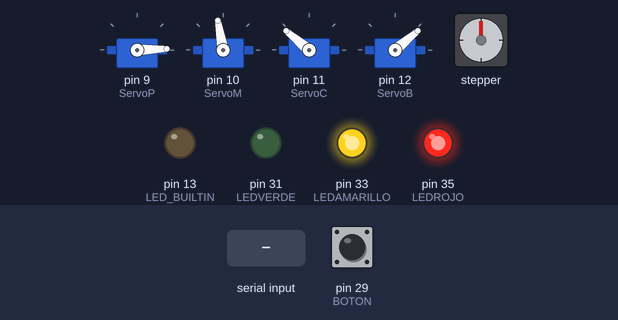
This sketch was run on a simulated Arduino Mega 2560, built with avr-gcc and run on an emulated ATmega2560. On the bench: 4 × servo, stepper motor, output pins drawn as LEDs (lit = HIGH). The test bench sets the inputs (shaded band); at power-on: pin 29 (BOTON) HIGH. Stepper angles assume 200 steps per turn.

Above: at 1.2 s.
1.3 s: pin 29 (BOTON) pulled LOW for 0.15 s
At 2.0 s:
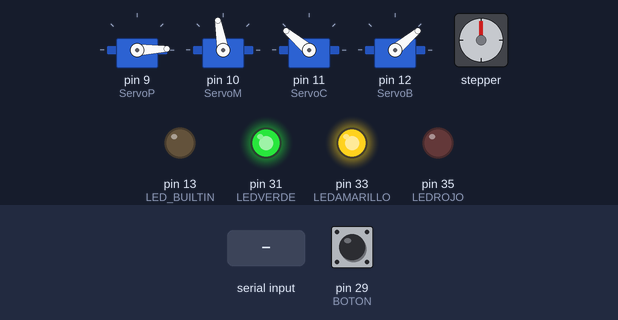
2.9 s: pin 29 (BOTON) pulled LOW for 1 s
At 4.4 s:
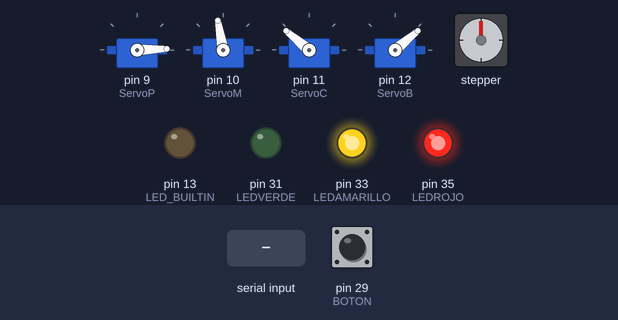
5.4 s: "I\n" received over Serial
At 6.7 s:
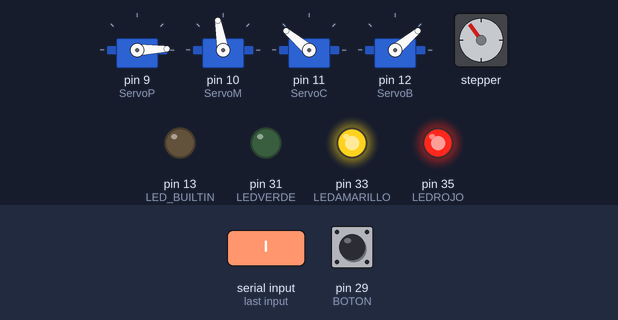
7.0 s: "S\n" received over Serial
At 7.7 s:
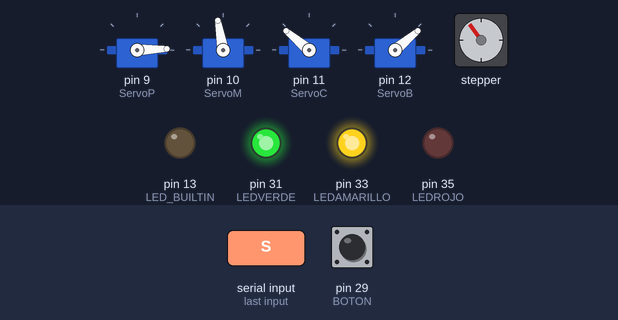
8.5 s: pin 29 (BOTON) pulled LOW for 3.2 s
At 12.8 s:
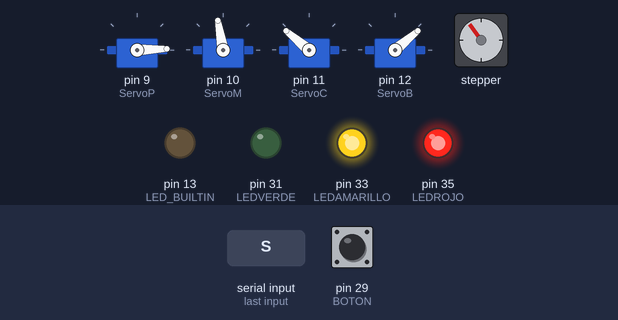
13.2 s: "D\n" received over Serial
At 14.0 s:
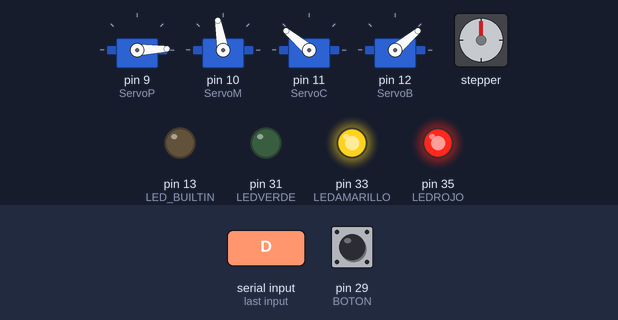
Timing chart, 0 to 15.8 s (numbered marks = the images above; inputs shaded):
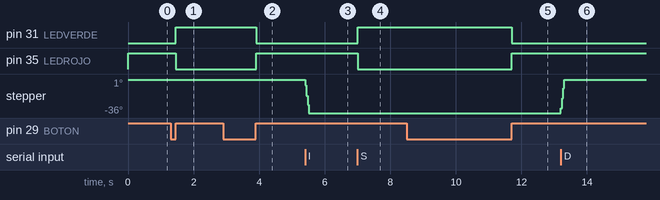

The sketch:

test_motor.ino
```cpp
/*
 * *******************************************************************************************
 * Este codigo permite controlar un brazo robotico a traves de una lectura del monitor serie *
 * de datos enviados desde una interfaz realizada en java netbeans.                          *
 * @autor Campos Magallanes Ana Luisa                                                        *
 * @autor Davalos Romero Daniel                                                              *
 * @autor Esparza Guevara Nestor Paul                                                        *
 * Libreria RXTXcomm                                                                         *
 * *******************************************************************************************
 */

/*
    Definimos las librerias que se van a utilizar, una para
    controlar el movimiento de los servomotores (Servo.h)
    y otra pa controlar el motor a pasos (Stepper.h)
    respectivamente
*/
#include <Servo.h>
#include <Stepper.h>

/*
   Definimos las variables de los servomotores junto con los
   pin's utilizados en la placa arduino
   ServoP - pinza
   ServoM - muñeca
   ServoC - codo
   ServoB - brazo
*/
Servo ServoP;
Servo ServoM;
Servo ServoC;
Servo ServoB;

/*
    Definmos una posicion inicial del brazo robotico
    p - pinza
    m - muñeca
    c - codo
    b - brazo
*/
int p = 2;
int m = 100;
int c = 140;
int b = 40;
int estado; // Variable de lectura de boton
int bloqueo = 0; // Variable para bloquear ejecucion de brazo dependiendo de su valor
String dato; // Variable para almacenar movimientos del brazo
boolean demo = false; // Variable que determina reproducir o no la secuencia grabada para el brazo
String arreglo[500]; // Arreglo que ayudara a guardar la secuencia grabada por el usuario
boolean grabar = false; // Variable que dependiendo de su valor nos permitira grabar una secuencia de movimientos o no
int cont = 0; // Variable que almacena las pocisiones grabadas en la secuencia

const int BOTON = 29; // Pin de boton
const int LEDVERDE = 31; // Pin led verde
const int LEDAMARILLO = 33; // Pin led amarillo
const int LEDROJO = 35; // Pin led rojo

#define STEPS 200 //Ponemos el número de pasos que necesita para dar una vuelta nuestro motor 200 en nuestro caso
// Ponemos nombre la variable del motor a pasos, el número de pasos y los pins de control
Stepper stepper(STEPS, 4, 5, 6, 7); //Stepper nombre motor (número de pasos por vuelta, pins de control)

void setup() {
  /*
     Definicion de pines para control de servos
  */
  ServoP.attach(9);
  ServoM.attach(10);
  ServoC.attach(11);
  ServoB.attach(12);
  stepper.setSpeed(50); // Velocidad de giro del servomotor

  /*
     Definimos los tipos (entrada - salida) de cada componente utilizado
  */
  pinMode(BOTON, INPUT_PULLUP);
  pinMode(LEDVERDE, OUTPUT);
  pinMode(LEDAMARILLO, OUTPUT);
  pinMode(LEDROJO, OUTPUT);
  pinMode(LED_BUILTIN, OUTPUT);

  digitalWrite(LEDVERDE, LOW);
  digitalWrite(LEDAMARILLO, HIGH);
  digitalWrite(LEDROJO, HIGH);
  digitalWrite(LED_BUILTIN, LOW);


  Serial.begin(9600); // Inicializamos la conexion del puerto serial
  Serial.setTimeout(10); // Defnimos el tiempo de espera serial para leer datos
}

/*
   A traves de diferentes estructuras condicionales mandamos a llamar
   a los diferentes metodos para que cumplan con sus respectivas funcionalidades
   especificadas en cada metodo
*/
void loop() {
  estado = digitalRead(BOTON); // Almacenar variable boton en estado para bloquear o desbloquear
  abortaBoton(); // Metodo que permite abortar la funcionalidad del brazo desde un boton fisico

  /*
     Estructura condicional que evalua la variable demo,
     si esta es true ejecuta la rutina grabada por el usuario en caso contrario no se ejecuta
     y el brazo se mantendra en un manejo manual
  */
  if (demo) {
    rutina(); // Metodo que ejecuta la rutina grabada del brazo
  }

  /*
     Estructura condicional que evalua la variable grabar,
     si esta es true comienza a grabarse una rutina para el movimiento del brazo
     en caso contrario no se ejecuta
  */
  if (grabar) {
    if (Serial.available()) { //Comprobamos si en el buffer hay datos
      if (cont < 500) { // Si el contador es menor al espacio de datos disponibles en el arreglo
        arreglo[cont++] = dato; // Almacenamos los datos ingresados para grabar la secuencia del brazo
      }
    }
  }

  if (Serial.available()) { //Comprobamos si en el buffer hay datos
    dato = Serial.readStringUntil('\n'); // Variable que almacena los datos enviados desde la interfaz java despues de leer un salto de linea
    abortaBotonInterfaz(); // Metodo que permite abortar la funcionalidad del brazo desde un boton en la interfaz utilizada
    lecturaMovimientoBrazo(); // Metodo que permite el movimiento del brazo dependiendo del motor que se requiera utilizar
  }
  lecturaLeds(); // Metodo que permite dar informacion fisica al usuario del estado en el que se encentra el brazo
  rangoMovimientoBrazo(); // Metodo que establece los limites de movimiento del brazo en cada motor

  /*
     Valores LOW para que el motor a pasos quede con giro libre y evitar sobrecalentamiento en ellos
  */
  digitalWrite(4, LOW);
  digitalWrite(5, LOW);
  digitalWrite(6, LOW);
  digitalWrite(7, LOW);
}

/*
  Metodo para la funcionalidad del boton fisico para
  detener la grabacion en caso de que se este ejecutando.
  Este hace lectura al oprimir el boton para incrementar
  el valor de la variable bloqueo y asi desactivar el demo que este en ejecucion
*/
void abortaBoton() {
  if (estado == LOW) { //Boton apretado
    while (estado == LOW) {
      estado = digitalRead(BOTON);
    }
    delay(10);
    bloqueo++; // Incremento de variable que nos sirve dependiendo su valor encender led con su color correspondiente
    demo = false; // Cambio de dato de variable que se utiliza para ejecutar o parar la rutina de demostracion del brazo
  }
}

/*
  Metodo para abortar la agrabacion que este ejecutando el brazo robotico
  en caso de que se oprima el boton desde la interfaz(El boton al ser oprimido envia un
  caracter para ser leido desde la interfaz serial de arduino).
  Se utiliza una estructura condicional para terminar la secuencia
*/
void abortaBotonInterfaz() {
  if (dato.substring(0, 1) == "S")
  {
    bloqueo++; // Incremento de variable que nos sirve dependiendo su valor encender led con su color correspondiente
    demo = false; // Cambio de dato de variable que se utiliza para ejecutar o parar la rutina de demostracion del brazo
  }
}

/*
     Metodo que permite realizar movimiento al brazo.
     Su estructura condicional principal evalua dos variables(bloqueo - demo)
     Si el bloqueo esta desactivado(igual a cero) y demo esta desactivado(valor false)
     Prende led verde, apaga los demas y permite hacer uso del brazo
*/
void lecturaMovimientoBrazo() {
  if (bloqueo == 0 && demo == false) {
    if (grabar == false) { // Si el brazo no esta en modo de grabacion, el led verde se mantiene encendido
      digitalWrite(LEDROJO, HIGH);
      digitalWrite(LEDVERDE, LOW);
      digitalWrite(LEDAMARILLO, HIGH);
    }

    /*
       Condicionales para leer movimiento de servomotores
       P - pinza
       M - muñeca
       C - Codo
       B - brazo
       Esto para cada dato que arduino lea por serial sea identificado y
       mueva el servo correspondiente a dicha instruccion con su grado correspondiente
    */
    if (dato.substring(0, 1) == "P")
    {
      p = dato.substring(1).toInt();
    }
    else if (dato.substring(0, 1) == "M")
    {
      m = dato.substring(1).toInt();
    }
    else if (dato.substring(0, 1) == "C")
    {
      c = dato.substring(1).toInt();
    }
    else if (dato.substring(0, 1) == "B")
    {
      b = dato.substring(1).toInt();
    }

    /*
       Condicionales para el movimiento de motor a pasos(izquierda - derecha)
       su movimiento sera de 20 grados en este caso cada que el boton de la interfaz
       sea oprimido
    */
    else if (dato.substring(0, 1) == "I")
    {
      stepper.step(-20);
    }
    else if (dato.substring(0, 1) == "D")
    {
      stepper.step(20);
    }

    // Condicional para activar la rutina de grabacion en caso de que el valor recibido sea R
    else if (dato.substring(0, 1) == "R")
    {
      demo = true; // Bandera que permite que la grabacion sea ejecutada
    }

    // Condicional para activar el funcionamiento de grabacion en caso de que el valor recibido sea G
    else if (dato.substring(0, 1) == "G")
    {
      cont = 0; // Variable que nos limpia los datos si existe una rutina grabada anteriormente
      grabar = true; // Bandera que permite almacenar los movimientos del brazo mientras sea verdadera
      // Informacion fisica al usuario con el led en amarillo (estado de grabacion)
      digitalWrite(LEDROJO, LOW);
      digitalWrite(LEDVERDE, LOW);
      digitalWrite(LEDAMARILLO, HIGH);
    }

    // Condicional para desactivar el modo de grabado en caso de recibir el valor H
    else if (dato.substring(0, 1) == "H")
    {
      grabar = false; // Bandera que evita que los movimientos del brazo se graben cuando su valor es falso
      // Informacion fisica al usuario con el led en verde (estado manual)
      digitalWrite(LEDROJO, HIGH);
      digitalWrite(LEDVERDE, LOW);
      digitalWrite(LEDAMARILLO, HIGH);

    }
  }
}

/*
  Metodo que lee el estado de cada led para otorgar informacion fisica para el brazo
  Bloqueo = 1, Led rojo, el brazo bloqueado
  Bloqueo = 2, asigna el valor 0 a la variable bloqueo(desactivar) y permite hacer uso del brazo
*/
void lecturaLeds() {
  if (bloqueo == 1) {
    // Informacion fisica al usuario con el led en rojo (estado de bloqueo)
    digitalWrite(LEDROJO, LOW);
    digitalWrite(LEDVERDE, HIGH);
    digitalWrite(LEDAMARILLO, HIGH);
  }
  else if (bloqueo == 2) {
    bloqueo = 0;
    // Informacion fisica al usuario con el led en verde (estado manual)
    digitalWrite(LEDROJO, HIGH);
    digitalWrite(LEDAMARILLO, HIGH);
    digitalWrite(LEDVERDE, LOW);
  }
}

/*
   Metodo para leer los valores admitidos para el movimiento del brazo
   y ejecutar su movimiento de acuerdo a su valor actual
*/
void rangoMovimientoBrazo() {
  if (p >= 2 && p <= 30) {
    ServoP.write(p);
  }
  if (m >= 25 && m <= 150) {
    ServoM.write(m);
  }
  if (c >= 85 && c <= 145) {
    ServoC.write(c);
  }
  if (b >= 40 && b <= 100) {
    ServoB.write(b);
  }
}

/*
   Metodo de secuencia de grabacion predefinida para que sea llevada a cabo por el brazo
   escribiendo sus valores en los servomotores para ser ejecutados.
   (Se mantiene el led amarillo prendido para informacion fisica de ejecucion de la grabacion)
*/
void rutina() {
  digitalWrite(LEDROJO, HIGH);
  digitalWrite(LEDVERDE, HIGH);
  digitalWrite(LEDAMARILLO, LOW);
  grabar = false; // Bandera para evitar que los movimientos sean grabados

  /*
     Condicionales para leer movimiento de servomotores en el arreglo de movimientos
     P - pinza
     M - muñeca
     C - Codo
     B - brazo
     Esto para cada dato que arduino lea sea identificado y mueva el servo correspondiente
     a dicha instruccion con su grado correspondiente
  */
  for (int i = 1; i < cont; i++) {
    delay(100);
    if (arreglo[i].substring(0, 1) == "P")
    {
      p = arreglo[i].substring(1).toInt();
    }
    else if (arreglo[i].substring(0, 1) == "M")
    {
      m = arreglo[i].substring(1).toInt();
    }
    else if (arreglo[i].substring(0, 1) == "C")
    {
      c = arreglo[i].substring(1).toInt();
    }
    else if (arreglo[i].substring(0, 1) == "B")
    {
      b = arreglo[i].substring(1).toInt();
    }

    /*
       Condicionales para el movimiento de motor a pasos(izquierda - derecha)
       su movimiento sera de 20 grados en este caso cada que la grabacion de rutina
       ejecutada lo requiera
    */
    else if (arreglo[i].substring(0, 1) == "I")
    {
      stepper.step(-20);
      delay(50);
    }
    else if (arreglo[i].substring(0, 1) == "D")
    {
      stepper.step(20);
      delay(50);
    }
    rangoMovimientoBrazo(); // Metodo que establece los limites de movimiento del brazo en cada motor
  }
}
```

Measured:
- after the input at 1.3 s, pin 31 (LEDVERDE): LOW → HIGH after 0.16 s; pin 35 (LEDROJO): HIGH → LOW after 0.16 s
- after the input at 2.9 s, pin 31 (LEDVERDE): HIGH → LOW after 1.0 s; pin 35 (LEDROJO): LOW → HIGH after 1.0 s
- after the input at 5.4 s, stepper: turns 36° counter-clockwise in 0.11 s, starting at once
- after the input at 7.0 s, pin 31 (LEDVERDE): LOW → HIGH at once; pin 35 (LEDROJO): HIGH → LOW at once
- after the input at 8.5 s, pin 31 (LEDVERDE): HIGH → LOW after 3.2 s; pin 35 (LEDROJO): LOW → HIGH after 3.2 s
- after the input at 13.2 s, stepper: turns 36° clockwise in 0.11 s, starting at once
